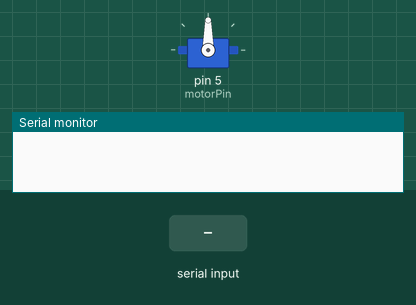
Simulated run of this sketch. Board: Arduino Uno, built with avr-gcc and run on an emulated ATmega328P. On the bench: servo, the last lines printed to the serial monitor. Inputs (shaded band) come from the test bench.

Above: at 1.2 s.
1.3 s: "O" received over the second serial link
At 2.8 s:
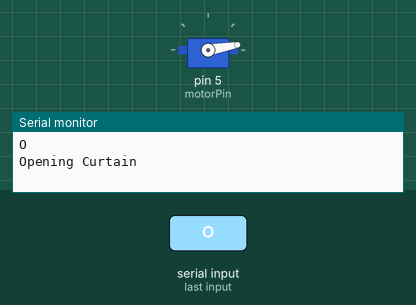
3.8 s: "C" received over the second serial link
At 7.0 s:
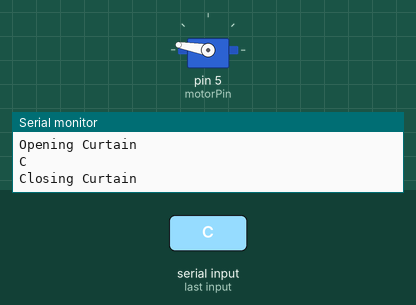
Timing chart, 0 to 10.8 s (numbered marks = the images above; inputs shaded):
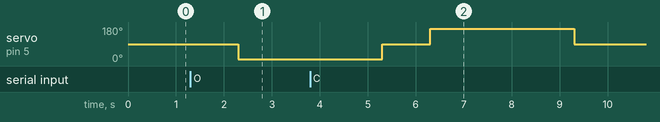

Measured:
- after the input at 1.3 s, servo on pin 5 (motorPin): 90° → 10° after 1.0 s

The sketch:

Bluetooth_Based_Curtain_Opener.ino
```cpp
/*********************************************************

              Bluetooth based Curtain Opener
                 Author : Kapil H. Sonone
           R&D Enginner, AVM Infotech (I) Pvt. Ltd.

*********************************************************/

#include <SoftwareSerial.h>
#include<Servo.h>

SoftwareSerial ble(2, 3); //(RX, TX)
Servo motor;

const int motorPin = 5;
String k = " ";

void setup() {
  Serial.begin(9600);
  motor.attach(motorPin);
  ble.begin(9600);
  motor.write(90);
}
void loop() {
  if (ble.available() > 0) {
    k = ble.readString();
    k.trim();
    Serial.println(k);

    if (k == "O") {
      Serial.println("Opening Curtain");
      motor.write(10);
      delay(3000);
      motor.write(90);
    }
    else if (k == "C") {
      Serial.println("Closing Curtain");
      motor.write(170);
      delay(3000);
      motor.write(90);
    }
    else {
      Serial.println("Motor Stop");
      motor.write(90);
    }
    ble.flush();
    Serial.flush();
  }
}
```
